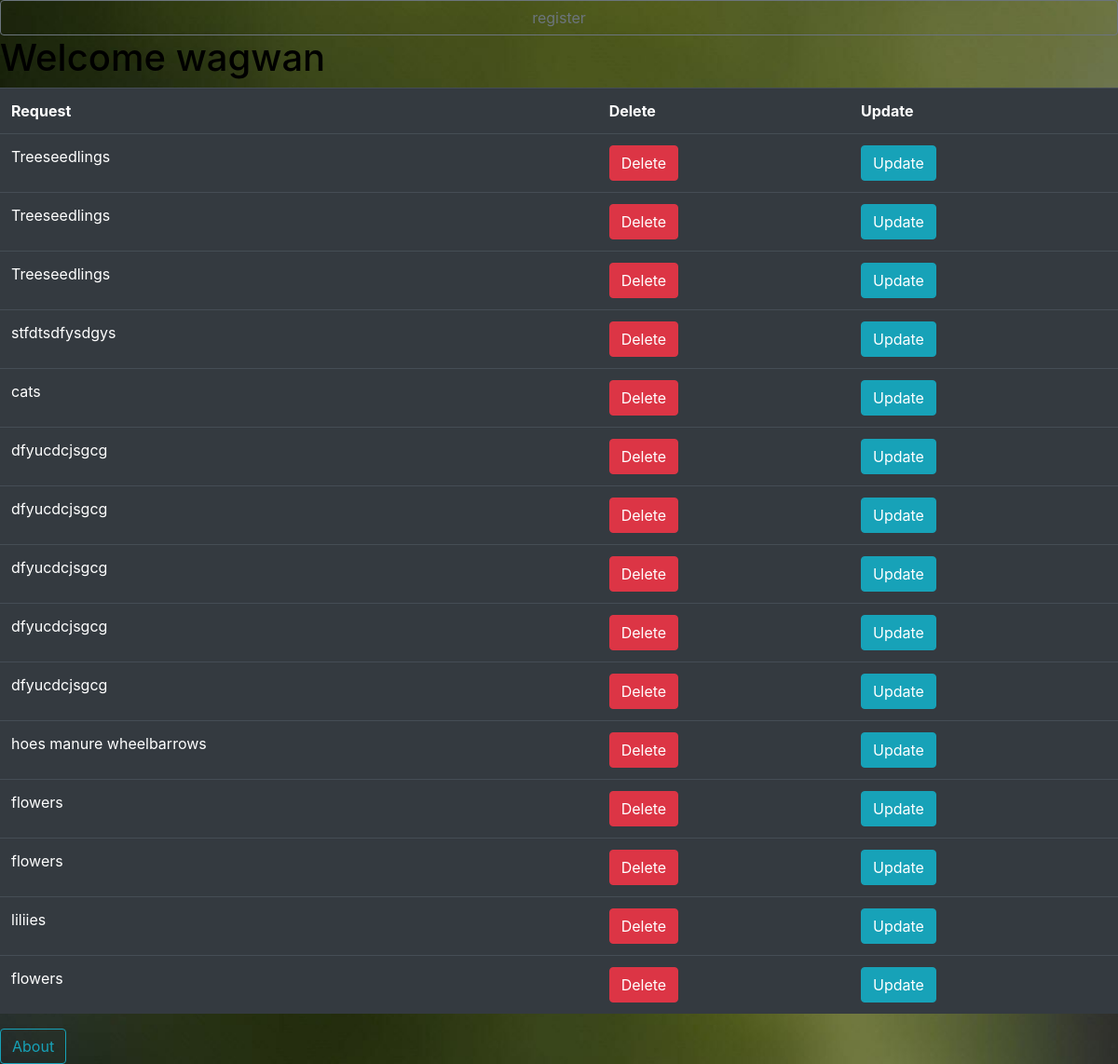
The page /viewrequests (signed in) on the database its author committed.
### database.py (models this page shows)
class Requests(Model):
    content = CharField()
    class Meta:
        database = db

### app.py (the view)
@app.route('/viewrequests')
def viewrequests():
    if not session.get("logged_in"):
        return redirect(url_for("login"))
    requests = Requests.select()
    return render_template("viewrequests.html", requests=requests)

### templates/viewrequests.html (shortened to what this page needs)
<!DOCTYPE html>
<html lang="en">
<head>
    <link rel="stylesheet" href="../static/bootstrap/css/bootstrap.css">
</head>
<body>
<a class="btn btn-outline-secondary btn-block" href="/">register</a>
<h1>Welcome {{ session["name"] }}</h1>
<table class="table table-hover table-dark">
    <tr>
        <th>Request</th>
        <th>Delete</th>
        <th>Update</th>
    </tr>
    {% for request in requests %}
       <tr>
        <td>{{ request.content }}</td>
        <td><a class="btn btn-danger" href="">Delete</a></td>
        <td><a class="btn btn-info" href="">Update</a></td>
       </tr>
    {% endfor %}
</table>
<a href="/about" class="btn btn-outline-info">About</a>
</body>
</html>

### templates/viewrequests.html (style rules this page uses)
body { background-color: cyan; background-image: url("../static/assets/newupdate.jpg"); background-repeat: no-repeat; background-size: cover; }
h1 { color: black; }

### rows shown on the page
Requests: content "Treeseedlings"
Requests: content "Treeseedlings"
Requests: content "Treeseedlings"
Requests: content "stfdtsdfysdgys"
Requests: content "cats"
Requests: content "dfyucdcjsgcg"
Requests: content "dfyucdcjsgcg"
Requests: content "dfyucdcjsgcg"
Requests: content "dfyucdcjsgcg"
Requests: content "dfyucdcjsgcg"
Requests: content "hoes manure wheelbarrows"
Requests: content "flowers"
Requests: content "flowers"
Requests: content "liliies"
Requests: content "flowers"

### other values the page prints
{{ session["name"] }} "wagwan"
